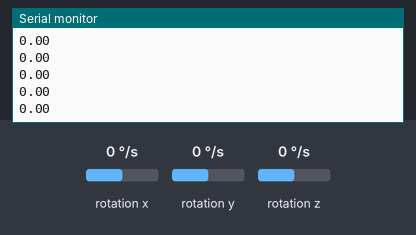
This sketch was run on a simulated Arduino Nano 33 BLE. Parts: the last lines printed to the serial monitor. The inputs (shaded band) are chosen by the test bench; at power-on: rotation x 0 °/s, rotation y 0 °/s, rotation z 0 °/s.

Above: at 5.1 s.
5.2 s: rotation x set to -192 °/s
At 5.9 s:
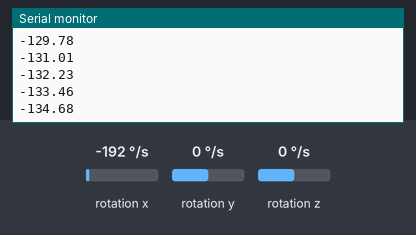
6.7 s: rotation x set to -100 °/s
At 7.7 s:
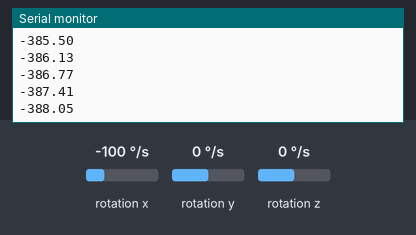
Timing chart, 0 to 9.7 s (numbered marks = the images above; inputs shaded):
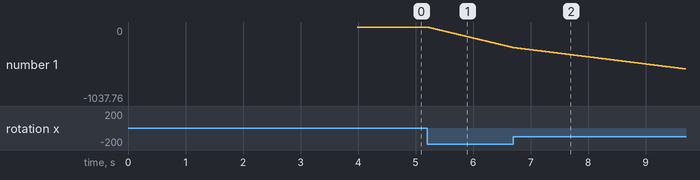

The sketch:

calibrate_and_roll.ino
```cpp
#include <Arduino_LSM9DS1.h>

float roll_gyro_deg = 0.0f;
unsigned long t_prev_us = 0;

// Your roll axis is gy (value 2)
float gyro_bias_roll_dps = 0.0f;

void calibrateGyroBiasRoll(int samples = 600, int sample_delay_ms = 5) {
  // 600 samples * 5 ms = ~3 seconds
  Serial.println("Calibrating gyro bias... KEEP THE BOARD STILL.");

  float sum = 0.0f;
  int count = 0;

  // Give IMU a moment to settle
  delay(200);

  while (count < samples) {
    float gx, gy, gz;
    if (IMU.gyroscopeAvailable()) {
      IMU.readGyroscope(gx, gy, gz);
      sum += gx;            // roll axis = gx
      count++;
      delay(sample_delay_ms);
    }
  }

  gyro_bias_roll_dps = sum / (float)samples;

  Serial.print("Gyro bias (roll axis, dps) = ");
  Serial.println(gyro_bias_roll_dps, 6);
  Serial.println("Calibration done.\n");
}

void setup() {
  Serial.begin(115200);
  while (!Serial) { delay(10); }

  if (!IMU.begin()) {
    Serial.println("Failed to initialize IMU (LSM9DS1).");
    while (true) { delay(1000); }
  }

  calibrateGyroBiasRoll();   // bias estimation

  t_prev_us = micros();
  roll_gyro_deg = 0.0f;

  Serial.println("roll_gyro_deg (gyro-only, bias-corrected)");
}

void loop() {
  unsigned long t_now_us = micros();
  float Ts = (t_now_us - t_prev_us) * 1e-6f;  // seconds
  t_prev_us = t_now_us;

  float gx, gy, gz;
  if (IMU.gyroscopeAvailable()) {
    IMU.readGyroscope(gx, gy, gz);

    // Bias-corrected roll rate
    float omega_roll_dps = gx - gyro_bias_roll_dps;

    // Integrate
    roll_gyro_deg += omega_roll_dps * Ts;
  }

  Serial.println(roll_gyro_deg);
  delay(5);
}
```

Measured:
- after the input at 5.2 s, the serial monitor: prints a new line at once (image 1)
- plotted number 1: 0 → -287.85 after the input at 5.2 s
